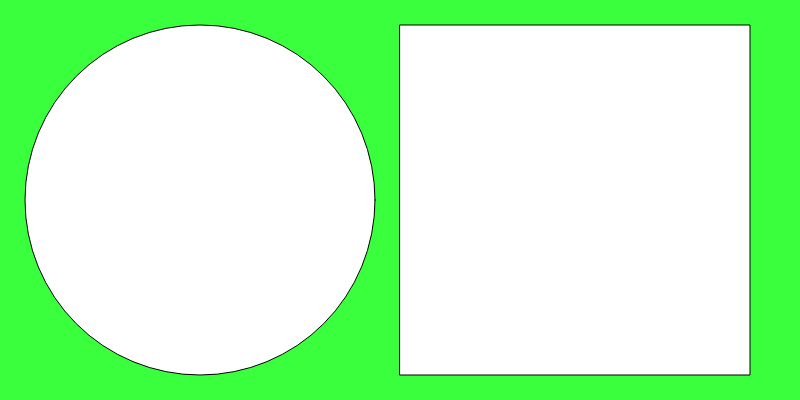
Frame 1 (no input)
Frame 60 (no input): identical to frame 1, image omitted
Frame 120 (the mouse pressed at the canvas centre since frame 60): identical to frame 1, image omitted

The p5.js sketch that drew this single still picture (run headless with seeded random() and noise() and a simulated clock; from frame 60 on, the mouse is pressed at the canvas centre):

// p5.js sketch
// ── sketch.js
function setup() {
  createCanvas(800, 400);
}

function draw() {
  background(57,255,60);
  circle(200,200,350);
  square(400,25,350);
}
